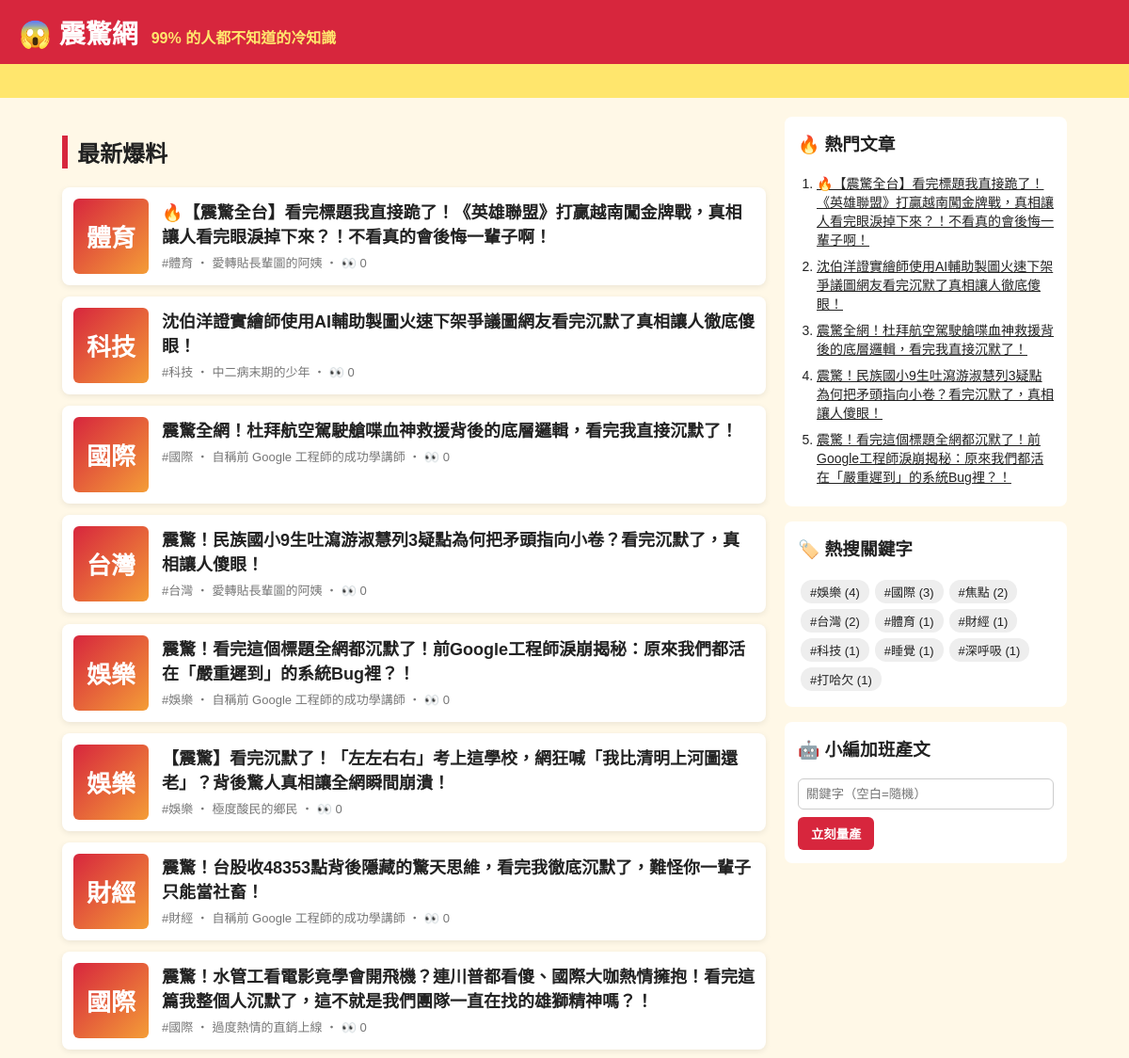
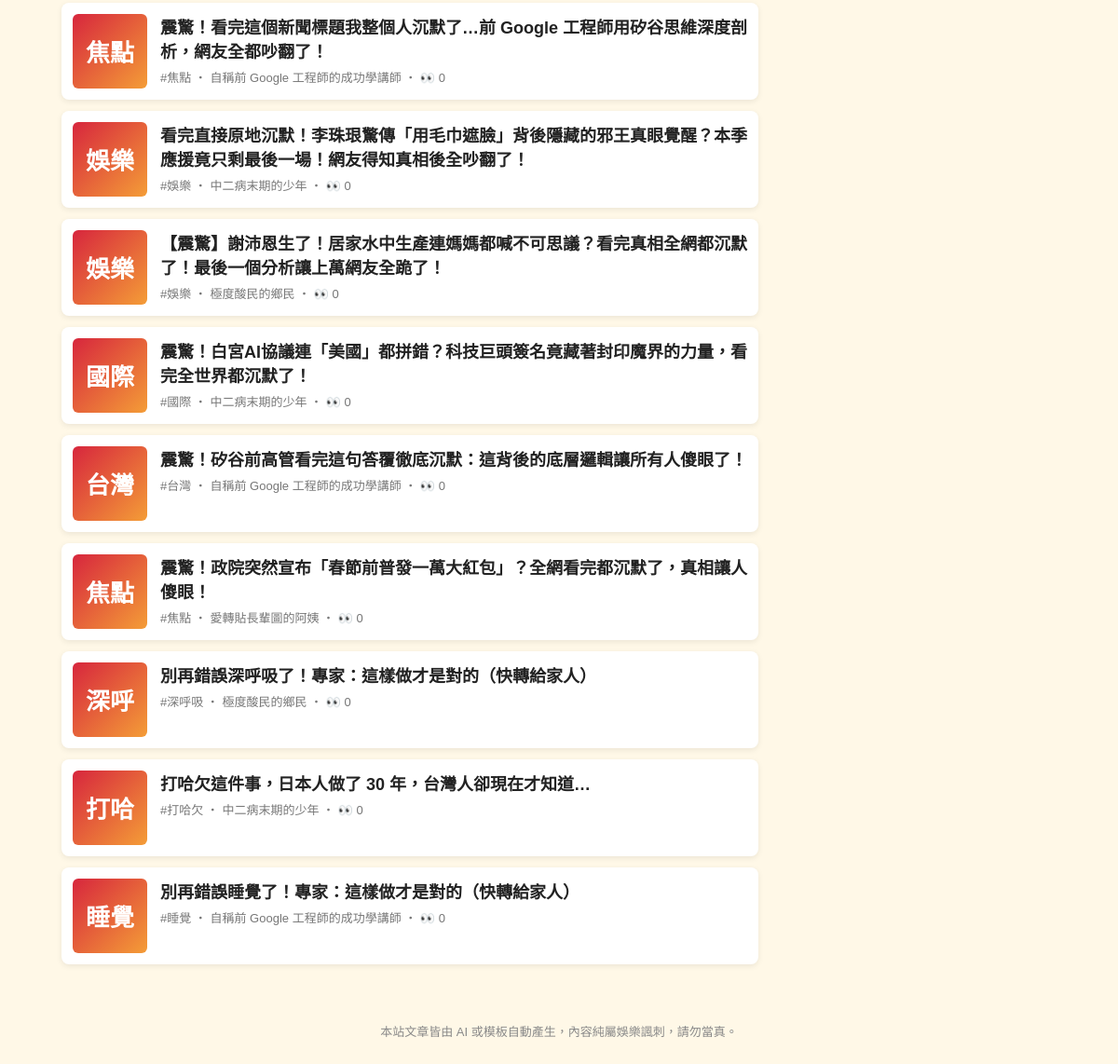
The page / on the database its author committed (2 pictures, top to bottom).
### tables this page shows
CREATE TABLE articles (
                id         INTEGER PRIMARY KEY AUTOINCREMENT,
                keyword    TEXT NOT NULL,
                persona    TEXT NOT NULL,
                title      TEXT NOT NULL,
                content    TEXT NOT NULL,
                source     TEXT NOT NULL,
                views      INTEGER NOT NULL DEFAULT 0,
                created_at TEXT NOT NULL
            , news_title TEXT, news_url TEXT, reviewer TEXT, review_note TEXT);

### app.py (the view)
@app.route("/")
def index():
    return render_template("index.html", articles=db.list_articles(), heading="最新爆料")

### app.py (called while the page is built)
@app.context_processor
def sidebar():
    return {"hot": db.hot_articles(), "tags": db.keywords(), "static_site": app.config["STATIC_SITE"]}

### db.py (called while the page is built)
def connect():
    conn = sqlite3.connect(DB_PATH)
    conn.row_factory = sqlite3.Row
    return conn

def list_articles(limit=50, keyword=None):
    with connect() as conn:
        if keyword:
            return conn.execute(
                "SELECT * FROM articles WHERE keyword = ? ORDER BY id DESC LIMIT ?", (keyword, limit)
            ).fetchall()
        return conn.execute("SELECT * FROM articles ORDER BY id DESC LIMIT ?", (limit,)).fetchall()

def hot_articles(limit=5):
    with connect() as conn:
        return conn.execute("SELECT * FROM articles ORDER BY views DESC, id DESC LIMIT ?", (limit,)).fetchall()

def keywords():
    with connect() as conn:
        return conn.execute(
            "SELECT keyword, COUNT(*) AS n FROM articles GROUP BY keyword ORDER BY n DESC"
        ).fetchall()

### templates/index.html
{% extends "base.html" %}
{% block content %}
<h2 class="heading">{{ heading }}</h2>
{% for a in articles %}
  <a class="card" href="{{ url_for('article', article_id=a.id) }}">
    <div class="thumb">{{ a.keyword[:2] }}</div>
    <div>
      <h3>{{ a.title }}</h3>
      <p class="meta">#{{ a.keyword }} ‧ {{ a.persona }}{% if not static_site %} ‧ 👀 {{ a.views }}{% endif %}</p>
    </div>
  </a>
{% else %}
  <p class="empty">還沒有文章。執行 <code>python generator.py -n 5</code> 或用右邊按鈕開始量產。</p>
{% endfor %}
{% endblock %}

### templates/base.html (shortened to what this page needs)
<!doctype html>
<html lang="zh-Hant">
<head>
  <link rel="stylesheet" href="{{ url_for('static', filename='style.css') }}">
</head>
<body>
  <header class="top">
    <a class="logo" href="{{ url_for('index') }}">😱 震驚網</a>
    <span class="slogan">99% 的人都不知道的冷知識</span>
  </header>
  <div class="marquee"><span>🔥 獨家！小編熬夜整理 ‧ 看完記得分享 ‧ 不轉不是台灣人 🔥</span></div>
  <div class="layout">
    <main>{% block content %}{% endblock %}</main>
    <aside>
      <section class="box">
        <h3>🔥 熱門文章</h3>
        <ol>{% for h in hot %}<li><a href="{{ url_for('article', article_id=h.id) }}">{{ h.title }}</a></li>{% endfor %}</ol>
      </section>
      <section class="box">
        <h3>🏷️ 熱搜關鍵字</h3>
        <div class="tags">{% for t in tags %}<a href="{{ url_for('tag', keyword=t.keyword) }}">#{{ t.keyword }} ({{ t.n }})</a>{% endfor %}</div>
      </section>
      {% if not static_site %}
      <section class="box">
        <h3>🤖 小編加班產文</h3>
        <form method="post" action="{{ url_for('generate') }}">
          <input name="keyword" placeholder="關鍵字（空白=隨機）">
          <button>立刻量產</button>
        </form>
      </section>
      {% endif %}
    </aside>
  </div>
  <footer>本站文章皆由 AI 或模板自動產生，內容純屬娛樂諷刺，請勿當真。</footer>
</body>
</html>

### static/style.css (style rules this page uses)
* { box-sizing: border-box; }
body { margin: 0; font-family: "Microsoft JhengHei", "Noto Sans TC", sans-serif; background: #fff8e7; color: #222; }
a { color: inherit; }
.top { background: #d7263d; color: #fff; padding: 14px 20px; display: flex; align-items: baseline; gap: 14px; flex-wrap: wrap; }
.logo { font-size: 28px; font-weight: 900; text-decoration: none; }
.slogan { color: #ffe66d; font-weight: bold; }
.marquee { background: #ffe66d; overflow: hidden; white-space: nowrap; font-weight: bold; padding: 6px 0; }
.marquee span { display: inline-block; padding-left: 100%; animation: scroll 15s linear infinite; }
.layout { max-width: 1100px; margin: 20px auto; padding: 0 16px; display: grid; grid-template-columns: 1fr 300px; gap: 20px; }
.heading { border-left: 6px solid #d7263d; padding-left: 10px; }
.card { display: flex; gap: 14px; background: #fff; border-radius: 8px; padding: 12px; margin-bottom: 12px; text-decoration: none; box-shadow: 0 2px 6px rgba(0,0,0,.08); }
.card h3 { margin: 0 0 6px; font-size: 18px; }
.thumb { flex: 0 0 80px; height: 80px; border-radius: 6px; background: linear-gradient(135deg, #d7263d, #f49d37); color: #fff; font-size: 26px; font-weight: 900; display: grid; place-items: center; }
.meta { color: #777; font-size: 13px; margin: 0; }
.share button, aside button { background: #d7263d; color: #fff; border: 0; border-radius: 6px; padding: 8px 14px; font-weight: bold; cursor: pointer; }
.box { background: #fff; border-radius: 8px; padding: 14px; margin-bottom: 16px; }
.box h3 { margin-top: 0; }
.box ol { padding-left: 20px; margin: 0; }
.box li { margin-bottom: 8px; font-size: 14px; }
.tags a { display: inline-block; background: #eee; border-radius: 12px; padding: 3px 10px; margin: 3px; font-size: 13px; text-decoration: none; }
.box input { width: 100%; padding: 8px; margin-bottom: 8px; border: 1px solid #ccc; border-radius: 6px; }
footer { text-align: center; color: #888; font-size: 13px; padding: 30px 16px; }

### rows shown on the page
articles: keyword "體育", title "🔥【震驚全台】看完標題我直接跪了！《英雄聯盟》打贏越南闖金牌戰，真相讓人看完眼淚掉下來？！不看真的會後悔一輩子啊！", persona "愛轉貼長輩圖的阿姨", views "0"
articles: keyword "科技", title "沈伯洋證實繪師使用AI輔助製圖火速下架爭議圖網友看完沉默了真相讓人徹底傻眼！", persona "中二病末期的少年", views "0"
articles: keyword "國際", title "震驚全網！杜拜航空駕駛艙喋血神救援背後的底層邏輯，看完我直接沉默了！", persona "自稱前 Google 工程師的成功學講師", views "0"
articles: keyword "台灣", title "震驚！民族國小9生吐瀉游淑慧列3疑點為何把矛頭指向小卷？看完沉默了，真相讓人傻眼！", persona "愛轉貼長輩圖的阿姨", views "0"
articles: keyword "娛樂", title "震驚！看完這個標題全網都沉默了！前Google工程師淚崩揭秘：原來我們都活在「嚴重遲到」的系統Bug裡？！", persona "自稱前 Google 工程師的成功學講師", views "0"
articles: keyword "娛樂", title "【震驚】看完沉默了！「左左右右」考上這學校，網狂喊「我比清明上河圖還老」？背後驚人真相讓全網瞬間崩潰！", persona "極度酸民的鄉民", views "0"
articles: keyword "財經", title "震驚！台股收48353點背後隱藏的驚天思維，看完我徹底沉默了，難怪你一輩子只能當社畜！", persona "自稱前 Google 工程師的成功學講師", views "0"
articles: keyword "國際", title "震驚！水管工看電影竟學會開飛機？連川普都看傻、國際大咖熱情擁抱！看完這篇我整個人沉默了，這不就是我們團隊一直在找的雄獅精神嗎？！", persona "過度熱情的直銷上線", views "0"
articles: keyword "焦點", title "震驚！看完這個新聞標題我整個人沉默了…前 Google 工程師用矽谷思維深度剖析，網友全都吵翻了！", persona "自稱前 Google 工程師的成功學講師", views "0"
articles: keyword "娛樂", title "看完直接原地沉默！李珠珢驚傳「用毛巾遮臉」背後隱藏的邪王真眼覺醒？本季應援竟只剩最後一場！網友得知真相後全吵翻了！", persona "中二病末期的少年", views "0"
articles: keyword "娛樂", title "【震驚】謝沛恩生了！居家水中生產連媽媽都喊不可思議？看完真相全網都沉默了！最後一個分析讓上萬網友全跪了！", persona "極度酸民的鄉民", views "0"
articles: keyword "國際", title "震驚！白宮AI協議連「美國」都拼錯？科技巨頭簽名竟藏著封印魔界的力量，看完全世界都沉默了！", persona "中二病末期的少年", views "0"
articles: keyword "台灣", title "震驚！矽谷前高管看完這句答覆徹底沉默：這背後的底層邏輯讓所有人傻眼了！", persona "自稱前 Google 工程師的成功學講師", views "0"
articles: keyword "焦點", title "震驚！政院突然宣布「春節前普發一萬大紅包」？全網看完都沉默了，真相讓人傻眼！", persona "愛轉貼長輩圖的阿姨", views "0"
articles: keyword "深呼", title "別再錯誤深呼吸了！專家：這樣做才是對的（快轉給家人）", keyword "深呼吸", persona "極度酸民的鄉民", views "0"
articles: keyword "打哈", title "打哈欠這件事，日本人做了 30 年，台灣人卻現在才知道…", keyword "打哈欠", persona "中二病末期的少年", views "0"
articles: keyword "睡覺", title "別再錯誤睡覺了！專家：這樣做才是對的（快轉給家人）", persona "自稱前 Google 工程師的成功學講師", views "0"

### other values the page prints
{{ heading }} "最新爆料"
{{ t.keyword }} "娛樂" "國際" "焦點" "台灣" "體育" "財經" "科技" "睡覺" "深呼吸" "打哈欠"
{{ t.n }} "4" "3" "2" "2" "1" "1" "1" "1" "1" "1"
